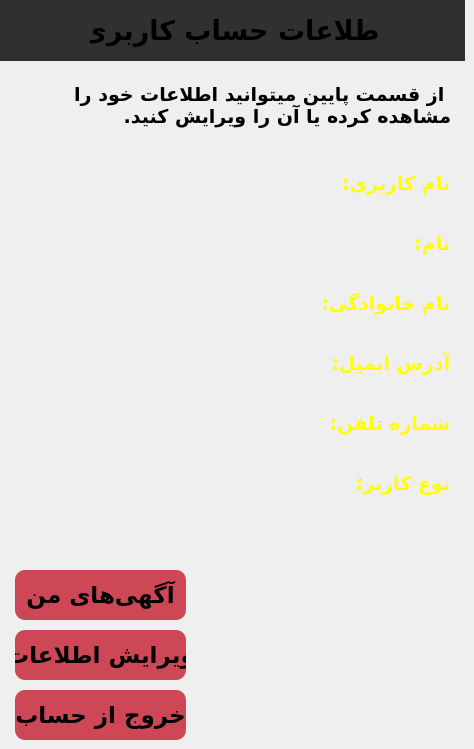
    <widget class="QWidget" name="page_My_Account">
     <widget class="QLabel" name="label_12">
      <property name="geometry">
       <rect>
        <x>20</x>
        <y>70</y>
        <width>431</width>
        <height>71</height>
       </rect>
      </property>
      <property name="font">
       <font>
        <family>B Nazanin</family>
        <pointsize>14</pointsize>
        <weight>75</weight>
        <bold>true</bold>
       </font>
      </property>
      <property name="text">
       <string>از قسمت پایین میتوانید اطلاعات خود را مشاهده کرده یا آن را ویرایش کنید.</string>
      </property>
      <property name="alignment">
       <set>Qt::AlignLeading|Qt::AlignLeft|Qt::AlignVCenter</set>
      </property>
      <property name="wordWrap">
       <bool>true</bool>
      </property>
     </widget>
     <widget class="QPushButton" name="pushButton_goto_edit_my_account">
      <property name="geometry">
       <rect>
        <x>15</x>
        <y>630</y>
        <width>171</width>
        <height>50</height>
       </rect>
      </property>
      <property name="font">
       <font>
        <family>B Nazanin</family>
        <pointsize>17</pointsize>
        <weight>75</weight>
        <bold>true</bold>
       </font>
      </property>
      <property name="cursor">
       <cursorShape>PointingHandCursor</cursorShape>
      </property>
      <property name="styleSheet">
       <string notr="true">background-color: #CE4757;
border-style: solid;
border-color: black;
border-width: 0px;
border-radius: 10px;</string>
      </property>
      <property name="text">
       <string>ویرایش اطلاعات</string>
      </property>
     </widget>
     <widget class="QLabel" name="label_13">
      <property name="geometry">
       <rect>
        <x>90</x>
        <y>5</y>
        <width>291</width>
        <height>50</height>
       </rect>
      </property>
      <property name="font">
       <font>
        <family>B Nazanin</family>
        <pointsize>20</pointsize>
        <weight>75</weight>
        <bold>true</bold>
       </font>
      </property>
      <property name="styleSheet">
       <string notr="true">background-color: #303030;</string>
      </property>
      <property name="text">
       <string>اطلاعات حساب کاربری</string>
      </property>
      <property name="alignment">
       <set>Qt::AlignCenter</set>
      </property>
     </widget>
     <widget class="QLabel" name="bellowButtonLabel_5">
      <property name="geometry">
       <rect>
        <x>0</x>
        <y>0</y>
        <width>465</width>
        <height>61</height>
       </rect>
      </property>
      <property name="autoFillBackground">
       <bool>false</bool>
      </property>
      <property name="styleSheet">
       <string notr="true">background-color: #303030</string>
      </property>
      <property name="text">
       <string/>
      </property>
     </widget>
     <widget class="QLabel" name="label_5">
      <property name="geometry">
       <rect>
        <x>239</x>
        <y>160</y>
        <width>211</width>
        <height>46</height>
       </rect>
      </property>
      <property name="font">
       <font>
        <family>B Nazanin</family>
        <pointsize>14</pointsize>
        <weight>75</weight>
        <bold>true</bold>
       </font>
      </property>
      <property name="styleSheet">
       <string notr="true">color: yellow</string>
      </property>
      <property name="text">
       <string>نام کاربری:</string>
      </property>
     </widget>
     <widget class="QLabel" name="label_14">
      <property name="geometry">
       <rect>
        <x>239</x>
        <y>220</y>
        <width>211</width>
        <height>46</height>
       </rect>
      </property>
      <property name="font">
       <font>
        <family>B Nazanin</family>
        <pointsize>14</pointsize>
        <weight>75</weight>
        <bold>true</bold>
       </font>
      </property>
      <property name="styleSheet">
       <string notr="true">color: yellow</string>
      </property>
      <property name="text">
       <string>نام:</string>
      </property>
     </widget>
     <widget class="QLabel" name="label_15">
      <property name="geometry">
       <rect>
        <x>239</x>
        <y>280</y>
        <width>211</width>
        <height>46</height>
       </rect>
      </property>
      <property name="font">
       <font>
        <family>B Nazanin</family>
        <pointsize>14</pointsize>
        <weight>75</weight>
        <bold>true</bold>
       </font>
      </property>
      <property name="styleSheet">
       <string notr="true">color: yellow</string>
      </property>
      <property name="text">
       <string>نام خانوادگی:</string>
      </property>
     </widget>
     <widget class="QLabel" name="label_16">
      <property name="geometry">
       <rect>
        <x>239</x>
        <y>340</y>
        <width>211</width>
        <height>46</height>
       </rect>
      </property>
      <property name="font">
       <font>
        <family>B Nazanin</family>
        <pointsize>14</pointsize>
        <weight>75</weight>
        <bold>true</bold>
       </font>
      </property>
      <property name="styleSheet">
       <string notr="true">color: yellow</string>
      </property>
      <property name="text">
       <string>آدرس ایمیل:</string>
      </property>
     </widget>
     <widget class="QLabel" name="label_17">
      <property name="geometry">
       <rect>
        <x>239</x>
        <y>400</y>
        <width>211</width>
        <height>46</height>
       </rect>
      </property>
      <property name="font">
       <font>
        <family>B Nazanin</family>
        <pointsize>14</pointsize>
        <weight>75</weight>
        <bold>true</bold>
       </font>
      </property>
      <property name="styleSheet">
       <string notr="true">color: yellow</string>
      </property>
      <property name="text">
       <string>شماره تلفن:</string>
      </property>
     </widget>
     <widget class="QLabel" name="label_18">
      <property name="geometry">
       <rect>
        <x>239</x>
        <y>460</y>
        <width>211</width>
        <height>46</height>
       </rect>
      </property>
      <property name="font">
       <font>
        <family>B Nazanin</family>
        <pointsize>14</pointsize>
        <weight>75</weight>
        <bold>true</bold>
       </font>
      </property>
      <property name="styleSheet">
       <string notr="true">color: yellow</string>
      </property>
      <property name="text">
       <string>نوع کاربر:</string>
      </property>
     </widget>
     <widget class="QLabel" name="label_email">
      <property name="geometry">
       <rect>
        <x>9</x>
        <y>340</y>
        <width>211</width>
        <height>46</height>
       </rect>
      </property>
      <property name="font">
       <font>
        <family>B Nazanin</family>
        <pointsize>12</pointsize>
        <weight>75</weight>
        <bold>true</bold>
       </font>
      </property>
      <property name="layoutDirection">
       <enum>Qt::RightToLeft</enum>
      </property>
      <property name="text">
       <string/>
      </property>
      <property name="alignment">
       <set>Qt::AlignRight|Qt::AlignTrailing|Qt::AlignVCenter</set>
      </property>
     </widget>
     <widget class="QLabel" name="label_fname">
      <property name="geometry">
       <rect>
        <x>9</x>
        <y>280</y>
        <width>211</width>
        <height>46</height>
       </rect>
      </property>
      <property name="font">
       <font>
        <family>B Nazanin</family>
        <pointsize>12</pointsize>
        <weight>75</weight>
        <bold>true</bold>
       </font>
      </property>
      <property name="layoutDirection">
       <enum>Qt::RightToLeft</enum>
      </property>
      <property name="text">
       <string/>
      </property>
      <property name="alignment">
       <set>Qt::AlignRight|Qt::AlignTrailing|Qt::AlignVCenter</set>
      </property>
     </widget>
     <widget class="QLabel" name="label_name">
      <property name="geometry">
       <rect>
        <x>9</x>
        <y>220</y>
        <width>211</width>
        <height>46</height>
       </rect>
      </property>
      <property name="font">
       <font>
        <family>B Nazanin</family>
        <pointsize>12</pointsize>
        <weight>75</weight>
        <bold>true</bold>
       </font>
      </property>
      <property name="layoutDirection">
       <enum>Qt::RightToLeft</enum>
      </property>
      <property name="text">
       <string/>
      </property>
      <property name="alignment">
       <set>Qt::AlignRight|Qt::AlignTrailing|Qt::AlignVCenter</set>
      </property>
     </widget>
     <widget class="QLabel" name="label_role">
      <property name="geometry">
       <rect>
        <x>9</x>
        <y>460</y>
        <width>211</width>
        <height>46</height>
       </rect>
      </property>
      <property name="font">
       <font>
        <family>B Nazanin</family>
        <pointsize>12</pointsize>
        <weight>75</weight>
        <bold>true</bold>
       </font>
      </property>
      <property name="layoutDirection">
       <enum>Qt::RightToLeft</enum>
      </property>
      <property name="text">
       <string/>
      </property>
      <property name="alignment">
       <set>Qt::AlignRight|Qt::AlignTrailing|Qt::AlignVCenter</set>
      </property>
     </widget>
     <widget class="QLabel" name="label_phone">
      <property name="geometry">
       <rect>
        <x>9</x>
        <y>400</y>
        <width>211</width>
        <height>46</height>
       </rect>
      </property>
      <property name="font">
       <font>
        <family>B Nazanin</family>
        <pointsize>12</pointsize>
        <weight>75</weight>
        <bold>true</bold>
       </font>
      </property>
      <property name="layoutDirection">
       <enum>Qt::RightToLeft</enum>
      </property>
      <property name="text">
       <string/>
      </property>
      <property name="alignment">
       <set>Qt::AlignRight|Qt::AlignTrailing|Qt::AlignVCenter</set>
      </property>
     </widget>
     <widget class="QLabel" name="label_username">
      <property name="geometry">
       <rect>
        <x>9</x>
        <y>160</y>
        <width>211</width>
        <height>46</height>
       </rect>
      </property>
      <property name="font">
       <font>
        <family>B Nazanin</family>
        <pointsize>12</pointsize>
        <weight>75</weight>
        <bold>true</bold>
       </font>
      </property>
      <property name="layoutDirection">
       <enum>Qt::RightToLeft</enum>
      </property>
      <property name="text">
       <string/>
      </property>
      <property name="alignment">
       <set>Qt::AlignRight|Qt::AlignTrailing|Qt::AlignVCenter</set>
      </property>
     </widget>
     <widget class="QPushButton" name="pushButton_my_ads">
      <property name="geometry">
       <rect>
        <x>15</x>
        <y>570</y>
        <width>171</width>
        <height>50</height>
       </rect>
      </property>
      <property name="font">
       <font>
        <family>B Nazanin</family>
        <pointsize>17</pointsize>
        <weight>75</weight>
        <bold>true</bold>
       </font>
      </property>
      <property name="cursor">
       <cursorShape>PointingHandCursor</cursorShape>
      </property>
      <property name="styleSheet">
       <string notr="true">background-color: #CE4757;
border-style: solid;
border-color: black;
border-width: 0px;
border-radius: 10px;</string>
      </property>
      <property name="text">
       <string>آگهی‌های من</string>
      </property>
     </widget>
     <widget class="QPushButton" name="pushButton_logout">
      <property name="geometry">
       <rect>
        <x>15</x>
        <y>690</y>
        <width>171</width>
        <height>50</height>
       </rect>
      </property>
      <property name="font">
       <font>
        <family>B Nazanin</family>
        <pointsize>17</pointsize>
        <weight>75</weight>
        <bold>true</bold>
       </font>
      </property>
      <property name="cursor">
       <cursorShape>PointingHandCursor</cursorShape>
      </property>
      <property name="styleSheet">
       <string notr="true">background-color: #CE4757;
border-style: solid;
border-color: black;
border-width: 0px;
border-radius: 10px;</string>
      </property>
      <property name="text">
       <string>خروج از حساب</string>
      </property>
     </widget>
     <zorder>bellowButtonLabel_5</zorder>
     <zorder>label_12</zorder>
     <zorder>pushButton_goto_edit_my_account</zorder>
     <zorder>label_13</zorder>
     <zorder>label_5</zorder>
     <zorder>label_14</zorder>
     <zorder>label_15</zorder>
     <zorder>label_16</zorder>
     <zorder>label_17</zorder>
     <zorder>label_18</zorder>
     <zorder>label_email</zorder>
     <zorder>label_fname</zorder>
     <zorder>label_name</zorder>
     <zorder>label_role</zorder>
     <zorder>label_phone</zorder>
     <zorder>label_username</zorder>
     <zorder>pushButton_my_ads</zorder>
     <zorder>pushButton_logout</zorder>
    </widget>
